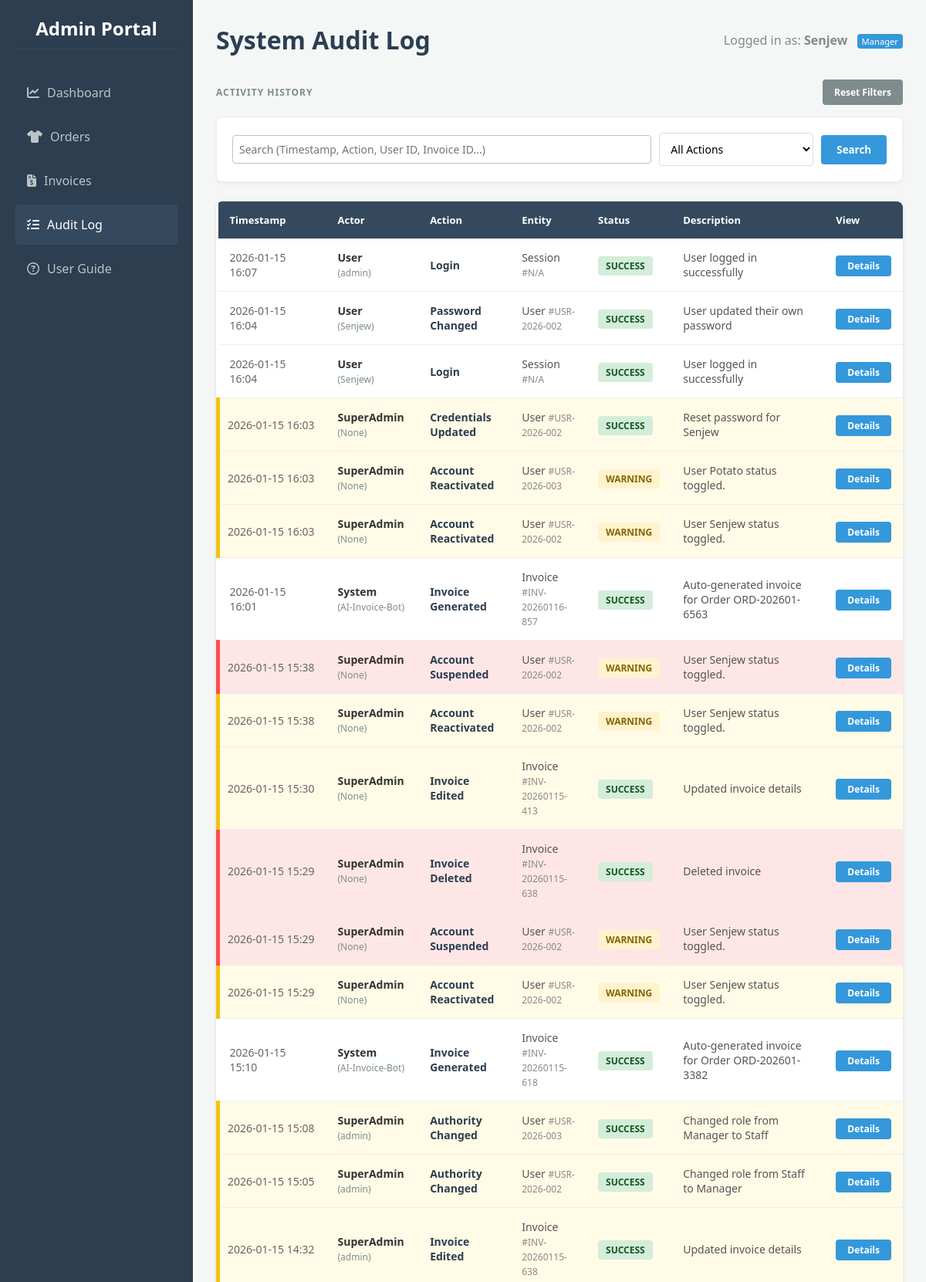
The page /audit (signed in, upper part) on the database its author committed.
### app.py (models this page shows)
class User(db.Model):
    id = db.Column(db.Integer, primary_key=True)
    custom_id = db.Column(db.String(50), unique=True)
    username = db.Column(db.String(100), unique=True, nullable=False)
    password = db.Column(db.String(100), nullable=False)
    role = db.Column(db.String(20), default='Staff')
    is_suspended = db.Column(db.Boolean, default=False)
    must_change_password = db.Column(db.Boolean, default=False)

class AuditLog(db.Model):
    id = db.Column(db.Integer, primary_key=True)
    timestamp = db.Column(db.DateTime, default=datetime.utcnow)
    actor_type = db.Column(db.String(50), default='System')
    actor_id = db.Column(db.String(50))
    action = db.Column(db.String(100), nullable=False)
    entity_type = db.Column(db.String(50))
    entity_id = db.Column(db.String(50))
    status = db.Column(db.String(50))
    description = db.Column(db.String(255))

### app.py (the view, shortened to what this page needs)
@app.route('/audit')
def audit_log():
    if 'user_id' not in session: return redirect(url_for('login'))
    search_q = request.args.get('q', '')
    action_filter = request.args.get('action_type', '')
    query = AuditLog.query
    if action_filter and action_filter != 'All':
        query = query.filter(AuditLog.action == action_filter)
    logs = query.order_by(AuditLog.timestamp.desc()).all()
    unique_actions = [r.action for r in db.session.query(AuditLog.action).distinct()]
    return render_template('audit_log.html', logs=logs, unique_actions=unique_actions)

### app.py (called while the page is built)
@app.before_request
def load_user():
    g.user = None
    if 'user_id' in session: g.user = User.query.get(session['user_id'])

### templates/audit_log.html (shortened to what this page needs)
{% extends "base.html" %}
{% block header %}
    System Audit Log
{% endblock %}
{% block content %}
<div class="controls-header">
    <div class="section-title">Activity History</div>
    <a href="{{ url_for('audit_log') }}" class="btn-reset">Reset Filters</a>
</div>
<form method="GET" action="{{ url_for('audit_log') }}" class="filter-box">
    <input type="text" name="q" class="search-input" placeholder="Search (Timestamp, Action, User ID, Invoice ID...)" value="{{ request.args.get('q', '') }}">
    <select name="action_type" class="action-select">
        <option value="All">All Actions</option>
    </select>
    <button type="submit" class="btn-search">Search</button>
</form>
<div class="audit-table-container">
    <table class="audit-table">
        <thead>
            <tr>
                <th>Timestamp</th>
                <th>Actor</th>
                <th>Action</th>
                <th>Entity</th>
                <th>Status</th>
                <th>Description</th>
                <th>View</th>
            </tr>
        </thead>
        <tbody>
            {% for log in logs %}
            <tr class="{% if 'Delete' in log.action or 'Suspended' in log.action or 'Wipe' in log.action %}row-red{% elif log.actor_type == 'SuperAdmin' %}row-highlight{% else %}row-standard{% endif %}">
                <td style="color: #666; width: 140px;">
                    {{ log.timestamp.strftime('%Y-%m-%d %H:%M') }}
                </td>
                <td>
                    <strong>{{ log.actor_type }}</strong><br>
                    <span style="font-size: 12px; color: #7f8c8d;">({{ log.actor_id }})</span>
                </td>
                <td style="font-weight: bold; color: #2c3e50;">
                    {{ log.action }}
                </td>
                <td>
                    <span style="color: #555;">{{ log.entity_type }}</span>
                    <span style="font-size: 12px; color: #888;">#{{ log.entity_id }}</span>
                </td>
                <td>
                    <span class="status-badge status-{{ log.status }}">
                        {{ log.status }}
                    </span>
                </td>
                <td style="color: #555; max-width: 350px;">
                    {{ log.description }}
                </td>
                <td>
                    <a href="{{ url_for('audit_details', log_id=log.id) }}" class="btn-details">Details</a>
                </td>
            </tr>
            {% else %}
            <tr>
                <td colspan="7" style="text-align: center; padding: 40px; color: #999;">
                    No audit records found.
                </td>
            </tr>
            {% endfor %}
        </tbody>
    </table>
</div>
{% endblock %}

### templates/base.html (shortened to what this page needs)
<!DOCTYPE html>
<html lang="en">
<head>
    <link rel="stylesheet" href="https://cdnjs.cloudflare.com/ajax/libs/font-awesome/6.4.0/css/all.min.css">
    <link rel="stylesheet" href="{{ url_for('static', filename='style.css') }}">
</head>
<body>
    <nav class="sidebar">
        <h2>Admin Portal</h2>
        <a href="{{ url_for('dashboard') }}" class="{{ 'active' if request.path == '/dashboard' else '' }}">
            <i class="fa-solid fa-chart-line" style="margin-right: 10px;"></i>Dashboard
        </a>
        <a href="{{ url_for('orders') }}" class="{{ 'active' if request.path == '/orders' else '' }}">
            <i class="fa-solid fa-shirt" style="margin-right: 10px;"></i>Orders
        </a>
        <a href="{{ url_for('invoices') }}" class="{{ 'active' if request.path == '/invoices' else '' }}">
            <i class="fa-solid fa-file-invoice-dollar" style="margin-right: 10px;"></i>Invoices
        </a>
        <a href="{{ url_for('audit_log') }}" class="{{ 'active' if request.path == '/audit' else '' }}">
            <i class="fa-solid fa-list-check" style="margin-right: 10px;"></i>Audit Log
        </a>
        <a href="{{ url_for('guide') }}" class="{{ 'active' if request.path == '/guide' else '' }}">
            <i class="fa-regular fa-circle-question" style="margin-right: 10px;"></i>User Guide
        </a>
    </nav>
    <div class="main-content">
        <div class="header">
            <h1>{% block header %}{% endblock %}</h1>
            <div class="user-info" style="color: #7f8c8d;">
                {% if g.user %}
                    Logged in as: <strong>{{ g.user.username }}</strong>
                    <span class="role-badge" style="background-color: #3498db; color: white;">{{ g.user.role }}</span>
                {% else %}
                    Guest
                {% endif %}
            </div>
        </div>
        <div class="content-area">
            {% block content %}{% endblock %}
        </div>
    </div>
</body>
</html>

### static/style.css (style rules this page uses)
* { box-sizing: border_box; margin: 0; padding: 0; font-family: 'Segoe UI', Tahoma, Geneva, Verdana, sans-serif; }
body { background-color: #f4f7f6; display: flex; min-height: 100vh; }
.sidebar { width: 250px; background-color: #2c3e50; color: white; padding: 20px; display: flex; flex-direction: column; }
.sidebar h2 { margin-bottom: 30px; font-size: 24px; text-align: center; border-bottom: 1px solid #34495e; padding-bottom: 10px; }
.sidebar a { color: #bdc3c7; text-decoration: none; padding: 15px; margin-bottom: 5px; border-radius: 4px; transition: 0.3s; }
.sidebar a:hover, .sidebar a.active { background-color: #34495e; color: white; }
.main-content { flex: 1; padding: 30px; overflow-y: auto; }
.header { display: flex; justify-content: space-between; align-items: center; margin-bottom: 30px; }
table { width: 100%; border-collapse: collapse; background: white; border-radius: 8px; overflow: hidden; box-shadow: 0 2px 5px rgba(0,0,0,0.1); }
th, td { padding: 15px; text-align: left; border-bottom: 1px solid #ecf0f1; }
th { background-color: #34495e; color: white; }
input[type="text"], select { padding: 8px; border: 1px solid #bdc3c7; border-radius: 4px; }

### templates/base.html (style rules this page uses)
* { box-sizing: border-box; margin: 0; padding: 0; font-family: 'Segoe UI', Tahoma, Geneva, Verdana, sans-serif; }
body { background-color: #f4f7f6; display: flex; min-height: 100vh; }
.sidebar { width: 250px; background-color: #2c3e50; color: white; padding: 20px; display: flex; flex-direction: column; flex-shrink: 0; }
.sidebar h2 { margin-bottom: 30px; font-size: 24px; text-align: center; border-bottom: 1px solid #34495e; padding-bottom: 10px; }
.sidebar a { color: #bdc3c7; text-decoration: none; padding: 15px; margin-bottom: 5px; border-radius: 4px; transition: 0.3s; display: block; }
.sidebar a:hover, .sidebar a.active { background-color: #34495e; color: white; }
.main-content { flex: 1; padding: 30px; overflow-y: auto; }
.header { display: flex; justify-content: space-between; align-items: center; margin-bottom: 30px; }
.header h1 { color: #2c3e50; }
.role-badge { font-size: 0.7em; padding: 2px 6px; border-radius: 4px; background: rgba(255,255,255,0.2); margin-left: 8px; vertical-align: middle; }

### templates/audit_log.html (style rules this page uses)
.controls-header { display: flex; justify-content: space-between; align-items: center; margin-bottom: 15px; }
.section-title { font-size: 12px; font-weight: 700; color: #7f8c8d; text-transform: uppercase; letter-spacing: 1px; }
.filter-box { background: white; padding: 20px; border-radius: 8px; box-shadow: 0 2px 5px rgba(0,0,0,0.05); margin-bottom: 25px; display: flex; gap: 10px; align-items: center; border: 1px solid #eee; }
.search-input { flex: 1; padding: 10px 15px; border: 1px solid #dcdcdc; border-radius: 4px; font-size: 14px; }
.action-select { width: 200px; padding: 10px; border: 1px solid #dcdcdc; border-radius: 4px; font-size: 14px; background-color: white; }
.btn-search { background-color: #3498db; color: white; border: none; padding: 10px 20px; border-radius: 4px; font-weight: 600; cursor: pointer; }
.btn-reset { background-color: #7f8c8d; color: white; border: none; padding: 8px 15px; border-radius: 4px; font-size: 12px; font-weight: 600; text-decoration: none; }
.audit-table-container { background: white; border-radius: 8px; box-shadow: 0 2px 5px rgba(0,0,0,0.1); overflow: hidden; }
.audit-table { width: 100%; border-collapse: collapse; }
.audit-table thead { background-color: #2c3e50; color: white; }
.audit-table th { padding: 15px; text-align: left; font-size: 13px; font-weight: 600; border-bottom: none; }
.audit-table td { padding: 15px; font-size: 14px; border-bottom: 1px solid #eee; color: #333; vertical-align: middle; }
.row-standard { background-color: white; }
.row-highlight { background-color: #fffbe6; border-left: 5px solid #f1c40f; }
.row-highlight td:first-child { padding-left: 10px; }
.row-red { background-color: #ffe6e6; border-left: 5px solid #ff4d4d; }
.row-red td:first-child { padding-left: 10px; }
.status-badge { padding: 4px 10px; border-radius: 4px; font-size: 12px; font-weight: bold; text-transform: uppercase; }
.status-Success { background-color: #d4edda; color: #155724; }
.status-Warning { background-color: #fff3cd; color: #856404; }
.btn-details { background-color: #3498db; color: white; padding: 5px 15px; border-radius: 4px; text-decoration: none; font-size: 12px; font-weight: bold; }

### rows shown on the page
User: user.username "Senjew", user.role "Manager"
AuditLog: timestamp "2026-01-15 16:07", actor_type "User", actor_id "admin", action "Login", entity_type "Session", entity_id "N/A", status "SUCCESS", description "User logged in successfully"
AuditLog: timestamp "2026-01-15 16:04", actor_type "User", actor_id "Senjew", action "Password Changed", entity_type "User", entity_id "USR-2026-002", status "SUCCESS", description "User updated their own password"
AuditLog: timestamp "2026-01-15 16:04", actor_type "User", actor_id "Senjew", action "Login", entity_type "Session", entity_id "N/A", status "SUCCESS", description "User logged in successfully"
AuditLog: timestamp "2026-01-15 16:03", actor_type "SuperAdmin", actor_id "None", action "Credentials Updated", entity_type "User", entity_id "USR-2026-002", status "SUCCESS", description "Reset password for Senjew"
AuditLog: timestamp "2026-01-15 16:03", actor_type "SuperAdmin", actor_id "None", action "Account Reactivated", entity_type "User", entity_id "USR-2026-003", status "WARNING", description "User Potato status toggled."
AuditLog: timestamp "2026-01-15 16:03", actor_type "SuperAdmin", actor_id "None", action "Account Reactivated", entity_type "User", entity_id "USR-2026-002", status "WARNING", description "User Senjew status toggled."
AuditLog: timestamp "2026-01-15 16:01", actor_type "System", actor_id "AI-Invoice-Bot", action "Invoice Generated", entity_type "Invoice", entity_id "INV-20260116-857", status "SUCCESS", description "Auto-generated invoice for Order ORD-202601-6563"
AuditLog: timestamp "2026-01-15 15:38", actor_type "SuperAdmin", actor_id "None", action "Account Suspended", entity_type "User", entity_id "USR-2026-002", status "WARNING", description "User Senjew status toggled."
AuditLog: timestamp "2026-01-15 15:38", actor_type "SuperAdmin", actor_id "None", action "Account Reactivated", entity_type "User", entity_id "USR-2026-002", status "WARNING", description "User Senjew status toggled."
AuditLog: timestamp "2026-01-15 15:30", actor_type "SuperAdmin", actor_id "None", action "Invoice Edited", entity_type "Invoice", entity_id "INV-20260115-413", status "SUCCESS", description "Updated invoice details"
AuditLog: timestamp "2026-01-15 15:29", actor_type "SuperAdmin", actor_id "None", action "Invoice Deleted", entity_type "Invoice", entity_id "INV-20260115-638", status "SUCCESS", description "Deleted invoice"
AuditLog: timestamp "2026-01-15 15:29", actor_type "SuperAdmin", actor_id "None", action "Account Suspended", entity_type "User", entity_id "USR-2026-002", status "WARNING", description "User Senjew status toggled."
AuditLog: timestamp "2026-01-15 15:29", actor_type "SuperAdmin", actor_id "None", action "Account Reactivated", entity_type "User", entity_id "USR-2026-002", status "WARNING", description "User Senjew status toggled."
AuditLog: timestamp "2026-01-15 15:10", actor_type "System", actor_id "AI-Invoice-Bot", action "Invoice Generated", entity_type "Invoice", entity_id "INV-20260115-618", status "SUCCESS", description "Auto-generated invoice for Order ORD-202601-3382"
AuditLog: timestamp "2026-01-15 15:08", actor_type "SuperAdmin", actor_id "admin", action "Authority Changed", entity_type "User", entity_id "USR-2026-003", status "SUCCESS", description "Changed role from Manager to Staff"
AuditLog: timestamp "2026-01-15 15:05", actor_type "SuperAdmin", actor_id "admin", action "Authority Changed", entity_type "User", entity_id "USR-2026-002", status "SUCCESS", description "Changed role from Staff to Manager"
AuditLog: timestamp "2026-01-15 14:32", actor_type "SuperAdmin", actor_id "admin", action "Invoice Edited", entity_type "Invoice", entity_id "INV-20260115-638", status "SUCCESS", description "Updated invoice details"
